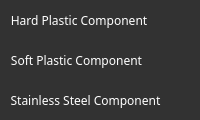
        <widget class="QFrame" name="frame_left_extra">
         <property name="enabled">
          <bool>true</bool>
         </property>
         <property name="minimumSize">
          <size>
           <width>0</width>
           <height>0</height>
          </size>
         </property>
         <property name="styleSheet">
          <string notr="true">background-color: rgb(50, 50, 50);</string>
         </property>
         <property name="frameShape">
          <enum>QFrame::NoFrame</enum>
         </property>
         <property name="frameShadow">
          <enum>QFrame::Raised</enum>
         </property>
         <layout class="QVBoxLayout" name="verticalLayout_7">
          <property name="spacing">
           <number>0</number>
          </property>
          <property name="leftMargin">
           <number>10</number>
          </property>
          <property name="topMargin">
           <number>0</number>
          </property>
          <property name="rightMargin">
           <number>0</number>
          </property>
          <property name="bottomMargin">
           <number>0</number>
          </property>
          <item alignment="Qt::AlignTop">
           <widget class="QFrame" name="frame_top_menus_2">
            <property name="sizePolicy">
             <sizepolicy hsizetype="Ignored" vsizetype="Preferred">
              <horstretch>0</horstretch>
              <verstretch>0</verstretch>
             </sizepolicy>
            </property>
            <property name="frameShape">
             <enum>QFrame::NoFrame</enum>
            </property>
            <property name="frameShadow">
             <enum>QFrame::Raised</enum>
            </property>
            <layout class="QVBoxLayout" name="verticalLayout_6">
             <property name="spacing">
              <number>0</number>
             </property>
             <property name="leftMargin">
              <number>0</number>
             </property>
             <property name="topMargin">
              <number>0</number>
             </property>
             <property name="rightMargin">
              <number>0</number>
             </property>
             <property name="bottomMargin">
              <number>0</number>
             </property>
             <item alignment="Qt::AlignLeft">
              <widget class="QPushButton" name="Btn_Menu_4">
               <property name="enabled">
                <bool>true</bool>
               </property>
               <property name="sizePolicy">
                <sizepolicy hsizetype="Ignored" vsizetype="Fixed">
                 <horstretch>0</horstretch>
                 <verstretch>0</verstretch>
                </sizepolicy>
               </property>
               <property name="minimumSize">
                <size>
                 <width>0</width>
                 <height>40</height>
                </size>
               </property>
               <property name="font">
                <font>
                 <family>Century Gothic</family>
                </font>
               </property>
               <property name="layoutDirection">
                <enum>Qt::LeftToRight</enum>
               </property>
               <property name="styleSheet">
                <string notr="true">QPushButton {
	color: rgb(255, 255, 255);
	background-color: rgb(35, 35, 35, 0);
	border: 0px solid;
}
QPushButton:hover{
	background-color: rgb(85, 170, 255);
}</string>
               </property>
               <property name="text">
                <string>Hard Plastic Component</string>
               </property>
              </widget>
             </item>
             <item alignment="Qt::AlignLeft">
              <widget class="QPushButton" name="Btn_Menu_5">
               <property name="sizePolicy">
                <sizepolicy hsizetype="Ignored" vsizetype="Fixed">
                 <horstretch>0</horstretch>
                 <verstretch>0</verstretch>
                </sizepolicy>
               </property>
               <property name="minimumSize">
                <size>
                 <width>0</width>
                 <height>40</height>
                </size>
               </property>
               <property name="font">
                <font>
                 <family>Century Gothic</family>
                </font>
               </property>
               <property name="styleSheet">
                <string notr="true">QPushButton {
	color: rgb(255, 255, 255);
	background-color: rgb(35, 35, 35, 0);
	border: 0px solid;
}
QPushButton:hover{
	background-color: rgb(85, 170, 255);
}</string>
               </property>
               <property name="text">
                <string>Soft Plastic Component</string>
               </property>
              </widget>
             </item>
             <item alignment="Qt::AlignLeft">
              <widget class="QPushButton" name="Btn_Menu_6">
               <property name="sizePolicy">
                <sizepolicy hsizetype="Ignored" vsizetype="Fixed">
                 <horstretch>0</horstretch>
                 <verstretch>0</verstretch>
                </sizepolicy>
               </property>
               <property name="minimumSize">
                <size>
                 <width>0</width>
                 <height>40</height>
                </size>
               </property>
               <property name="font">
                <font>
                 <family>Century Gothic</family>
                </font>
               </property>
               <property name="styleSheet">
                <string notr="true">QPushButton {
	color: rgb(255, 255, 255);
	background-color: rgb(35, 35, 35, 0);
	border: 0px solid;
}
QPushButton:hover{
	background-color: rgb(85, 170, 255);
}</string>
               </property>
               <property name="text">
                <string>Stainless Steel Component</string>
               </property>
              </widget>
             </item>
            </layout>
           </widget>
          </item>
         </layout>
        </widget>
